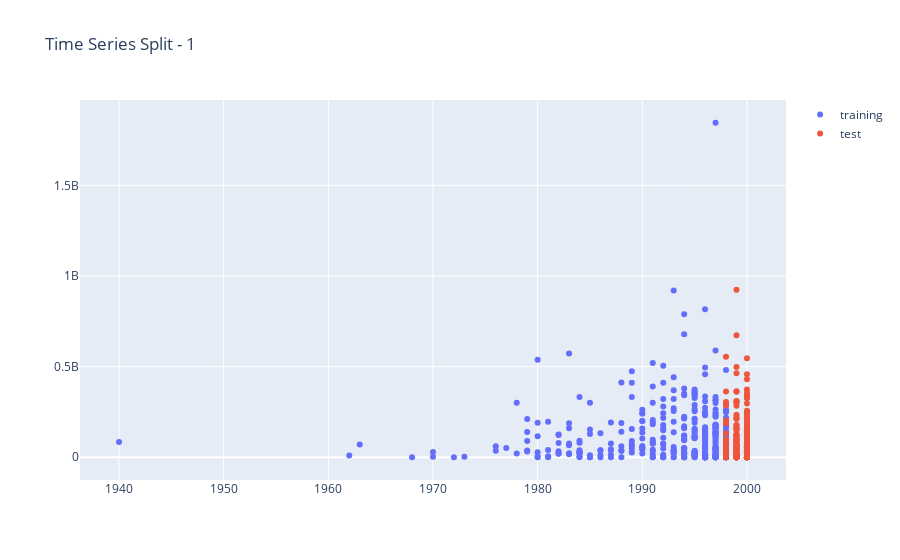

Here is the notebook cell this chart was saved with:
### Markdown cell above
We can see that in the first split it takes all of the data through 1997, and leaves data up through 2000 as the validation data.

### Code cell
import plotly.graph_objects as go
train_scatter = go.Scatter(x = X['year'].iloc[train_idcs], y = y.iloc[train_idcs], mode = 'markers', name = 'training')
test_scatter = go.Scatter(x = X['year'].iloc[validate_idcs], y = y.iloc[validate_idcs], mode = 'markers', name = 'test')
go.Figure(data = [train_scatter, test_scatter], layout = {'title': 'Time Series Split - 1 '})

### Figure 1 — Plotly figure (JSON) as saved in the notebook; plotly's stock layout.template omitted (floating-point values rounded to 4 significant figures; data arrays with more than 128 entries replaced by an {"elided": "..."} marker saying what was removed)
{"data": [{"mode": "markers", "name": "training", "type": "scatter", "x": {"elided": "371 int values"}, "y": {"elided": "371 int values"}}, {"mode": "markers", "name": "test", "type": "scatter", "x": {"elided": "181 int values"}, "y": {"elided": "181 int values"}}], "layout": {"autosize": true, "title": {"text": "Time Series Split - 1 "}, "xaxis": {"autorange": true, "range": [1936.0, 2004.0], "type": "linear"}, "yaxis": {"autorange": true, "range": [-135100000.0, 1980000000.0], "type": "linear"}}}
